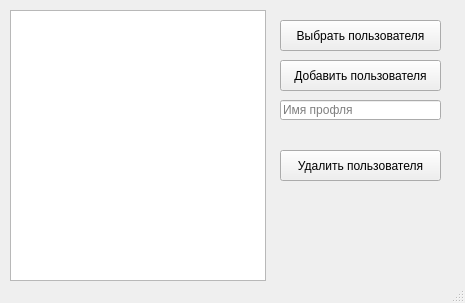
<?xml version="1.0" encoding="UTF-8"?>
<ui version="4.0">
 <class>MainWindow</class>
 <widget class="QMainWindow" name="MainWindow">
  <property name="geometry">
   <rect>
    <x>0</x>
    <y>0</y>
    <width>465</width>
    <height>303</height>
   </rect>
  </property>
  <property name="windowTitle">
   <string>MainWindow</string>
  </property>
  <widget class="QWidget" name="centralwidget">
   <widget class="QListWidget" name="profile_widget">
    <property name="geometry">
     <rect>
      <x>10</x>
      <y>10</y>
      <width>256</width>
      <height>271</height>
     </rect>
    </property>
   </widget>
   <widget class="QPushButton" name="add_profile_but">
    <property name="geometry">
     <rect>
      <x>280</x>
      <y>60</y>
      <width>161</width>
      <height>31</height>
     </rect>
    </property>
    <property name="text">
     <string>Добавить пользователя</string>
    </property>
   </widget>
   <widget class="QPushButton" name="remove_profile_but">
    <property name="geometry">
     <rect>
      <x>280</x>
      <y>150</y>
      <width>161</width>
      <height>31</height>
     </rect>
    </property>
    <property name="text">
     <string>Удалить пользователя</string>
    </property>
   </widget>
   <widget class="QLineEdit" name="lineEdit">
    <property name="geometry">
     <rect>
      <x>280</x>
      <y>100</y>
      <width>161</width>
      <height>20</height>
     </rect>
    </property>
    <property name="text">
     <string/>
    </property>
    <property name="placeholderText">
     <string>Имя профля</string>
    </property>
   </widget>
   <widget class="QPushButton" name="choose_profile_but">
    <property name="geometry">
     <rect>
      <x>280</x>
      <y>20</y>
      <width>161</width>
      <height>31</height>
     </rect>
    </property>
    <property name="text">
     <string>Выбрать пользователя</string>
    </property>
   </widget>
  </widget>
  <widget class="QStatusBar" name="statusbar"/>
 </widget>
 <resources/>
 <connections/>
</ui>
